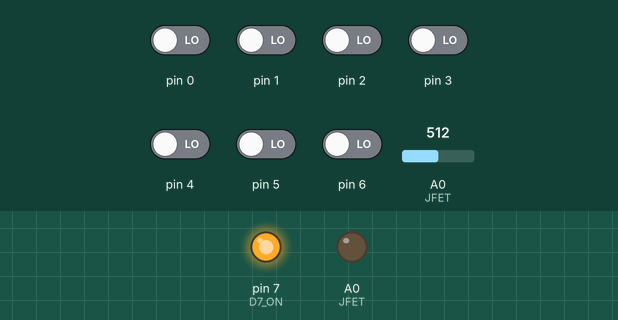
Simulated run of this sketch. Board: Arduino Uno, built for the host (arithmetic inside an expression is 32-bit, double 64-bit). On the bench: output pins drawn as LEDs (lit = HIGH). Inputs (shaded band) come from the test bench; at power-on: pin 0–6 LOW, A0 (JFET) = 512. What the sketch prints to the serial monitor is not drawn.

Above: at 0.1 s.
Timing chart, 0 to 1.6 s (numbered marks = the images above):
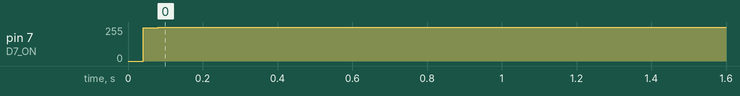

Measured:
- by itself, pin 7 (D7_ON): 0/255 → 255/255 at 0.04 s

The sketch:

Orion_alpha.ino
```cpp
// (licence header left out)
#include <EtherCard.h>

#define JFET A0                   // Nanode pin connected to JFET source
#define METER 3                   // Nanode pin connected to moving coil meter (not used at present)
#define HOLD_LOW 300              // Time in ms to hold the JFET source low
#define READ_DELAY 500            // Time in ms between taking voltage readings

// Set the Cosm feed ID and API key

#define FEED    "60745"
#define APIKEY  "secretkey"

typedef byte bytes6_t[6];

int voltageDrift;
byte mymac[6];

// Static IP configuration to use if no DHCP found

static byte static_ip[] = { 0,0,0,0 };
static byte static_gw[] = { 0,0,0,0 };
static byte static_dns[] = { 0,0,0,0 };

char website[] PROGMEM = "api.cosm.com";

byte Ethernet::buffer[500];
uint32_t timer;
Stash stash;

void printf_begin(void);
void read_MAC(byte*);
void measure_drift(int);

void setup()
{
  Serial.begin(9600);
  printf_begin();
  printf_P(PSTR("OpenRelief Ion Chamber Radiation Detector v0.1\n\r"));

  read_MAC(mymac);  // Fetch the MAC address
  printf_P(PSTR("MAC: %02x:%02x:%02x:%02x:%02x:%02x\n\r"),
      mymac[0],
      mymac[1],
      mymac[2],
      mymac[3],
      mymac[4],
      mymac[5]
  );

  if (ether.begin(sizeof Ethernet::buffer, mymac) == 0)
    printf_P(PSTR( "Failed to access Ethernet controller\n\r"));
  if (!ether.dhcpSetup())
  {
    printf_P(PSTR("DHCP failed, using static configuration\n\r"));
    ether.staticSetup(static_ip, static_gw);
    ether.copyIp(ether.dnsip, static_dns);
  }

  ether.printIp("IP:  ", ether.myip);
  ether.printIp("GW:  ", ether.gwip);
  ether.printIp("DNS: ", ether.dnsip);

  if (!ether.dnsLookup(website))
    printf_P(PSTR("DNS failed\n\r"));

  ether.printIp("SRV: ", ether.hisip);
}

void loop()
{
  if(Stash::freeCount()<5){ // reset EtherCard stash if running low
    Stash::initMap(56);
  }
  voltageDrift = measure_drift();
  printf_P(PSTR("Level: "));
  Serial.println(voltageDrift);

  ether.packetLoop(ether.packetReceive());

  if (millis() > timer) {
    timer = millis() + 10000;

    printf_P(PSTR("Posting to Cosm feed...\n\r"));

    // generate two fake values as payload - by using a separate stash,
    // we can determine the size of the generated message ahead of time
    byte sd = stash.create();
    stash.print("radiation,");
    stash.println((word) voltageDrift);
    stash.save();

    // generate the header with payload - note that the stash size is used,
    // and that a "stash descriptor" is passed in as argument using "$H"
    Stash::prepare(PSTR("PUT http://$F/v2/feeds/$F.csv HTTP/1.0" "\r\n"
                        "Host: $F" "\r\n"
                        "X-ApiKey: $F" "\r\n"
                        "Content-Length: $D" "\r\n"
                        "\r\n"
                        "$H"),
            website, PSTR(FEED), website, PSTR(APIKEY), stash.size(), sd);

    // send the packet - this also releases all stash buffers once done
    ether.tcpSend();
  }
}

// Functions below here

int serial_putc( char c, FILE * )
{
  Serial.write( c );

  return c;
}

void printf_begin(void)
{
  fdevopen( &serial_putc, 0 );
}

// Measure JFET gate voltage drift over a fixed period

int measure_drift() {
  pinMode(JFET, OUTPUT);          // Hold JFET gate low for a period
  digitalWrite(JFET, LOW);
  delay(HOLD_LOW);

  pinMode(JFET, INPUT);           // Prepare to read JFET gate voltage
  int v1 = analogRead(JFET);      // Take first reading
  delay(READ_DELAY);              // Wait
  int v2 = analogRead(JFET);      // Take a second reading
  return (v2 - v1);               // Calculate drift
}

// Nanode_MAC
// Rufus Cable, June 2011 (threebytesfull)

// Sample code to read the MAC address from the 11AA02E48 on the
// back of the Nanode V5 board.

// This code is hacky and basic - it doesn't check for bus errors
// and will probably fail horribly if it's interrupted. It's best
// run in setup() - fetch the MAC address once and keep it. After
// the address is fetched, it puts the chip back in standby mode
// in which it apparently only consumes 1uA.

// Feel free to reuse this code - suggestions for improvement are
// welcome! :)

// http://ww1.microchip.com/downloads/en/DeviceDoc/DS-22067H.pdf
// http://ww1.microchip.com/downloads/en/devicedoc/22122a.pdf

// Nanode has UNI/O SCIO on PD7

#define D7_ON  _BV(7)
#define D7_OFF (~D7_ON)

#define SCIO_HIGH PORTD |= D7_ON
#define SCIO_LOW  PORTD &= D7_OFF

#define SCIO_OUTPUT DDRD |= D7_ON
#define SCIO_INPUT  DDRD &= D7_OFF

#define SCIO_READ ((PIND & D7_ON) != 0)

#define WAIT_QUARTER_BIT delayMicroseconds(9);
#define WAIT_HALF_BIT delayMicroseconds(20);

#define NOP PORTD &= 0xff

// Fixed Timings
// standby pulse time (600us+)
#define UNIO_TSTBY_US 600
// start header setup time (10us+)
#define UNIO_TSS_US 10
// start header low pulse (5us+)
#define UNIO_THDR_US 6

// SCIO Manipulation macros
#define BIT0 SCIO_HIGH;WAIT_HALF_BIT;SCIO_LOW;WAIT_HALF_BIT;
#define BIT1 SCIO_LOW;WAIT_HALF_BIT;SCIO_HIGH;WAIT_HALF_BIT;

// 11AA02E48 defines
#define DEVICE_ADDRESS 0xA0
#define READ_INSTRUCTION 0x03

// Where on the chip is the MAC address located?
#define CHIP_ADDRESS 0xFA

inline bool unio_readBit()
{
  SCIO_INPUT;
  WAIT_QUARTER_BIT;
  bool value1 = SCIO_READ;
  WAIT_HALF_BIT;
  bool value2 = SCIO_READ;
  WAIT_QUARTER_BIT;
  return (value2 && !value1);
}

void unio_standby() {

  SCIO_OUTPUT;
  SCIO_HIGH;
  delayMicroseconds(UNIO_TSTBY_US);
}

void unio_sendByte(byte data) {

  SCIO_OUTPUT;
  for (int i=0; i<8; i++) {
    if (data & 0x80) {
      BIT1;
    } else {
      BIT0;
    }
    data <<= 1;
  }
  // MAK
  BIT1;
  // SAK?
  /*bool sak =*/ unio_readBit();
}

void unio_readBytes(byte *addr, int length) {
  for (int i=0; i<length; i++) {

    byte data = 0;
    for (int b=0; b<8; b++) {
      data = (data << 1) | (unio_readBit() ? 1 : 0);
    }
    SCIO_OUTPUT;
    if (i==length-1) {
      BIT0; // NoMAK
    } else {
      BIT1; // MAK
    }
    /*bool sak =*/ unio_readBit();
    addr[i] = data;
  }
}

void unio_start_header() {
  SCIO_LOW;
  delayMicroseconds(UNIO_THDR_US);
  unio_sendByte(B01010101);
}

void read_MAC(byte* mac_address) {

  // no interrupts!
  cli();

  // standby
  unio_standby();

  // start header
  unio_start_header();

  unio_sendByte(DEVICE_ADDRESS);
  unio_sendByte(READ_INSTRUCTION);
  unio_sendByte(CHIP_ADDRESS >> 8);
  unio_sendByte(CHIP_ADDRESS & 0xff);

  // read 6 bytes
  unio_readBytes(mac_address, 6);

  // back to standby
  unio_standby();

  // interrupts ok now
  sei();
}
```
